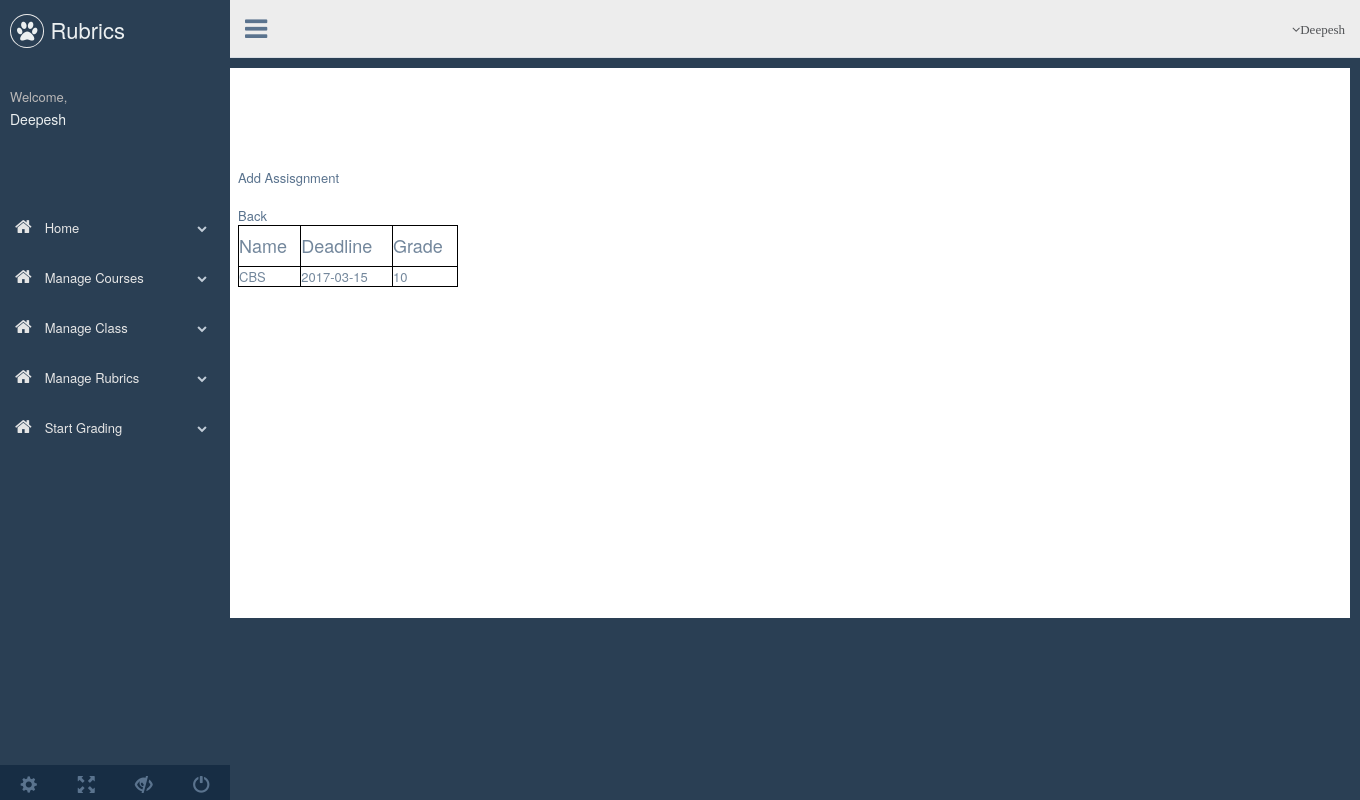
The page /viewassignment.php?id=11 (signed in) on the database its author committed.
### tables this page shows
CREATE TABLE `snmr2` (
  `assignment_id` int(11) NOT NULL,
  `name` varchar(100) DEFAULT NULL,
  `Deadline` varchar(100) DEFAULT NULL,
  `grade` int(11) DEFAULT NULL
);

### viewassignment.php (the view, shortened to what this page needs)
<!DOCTYPE html>
<html>
<head>
<head>
    <link href="vendors/bootstrap/dist/css/bootstrap.min.css" rel="stylesheet">
    <link href="vendors/font-awesome/css/font-awesome.min.css" rel="stylesheet">
    <link href="vendors/nprogress/nprogress.css" rel="stylesheet">
    <link href="vendors/iCheck/skins/flat/green.css" rel="stylesheet">
    <link href="vendors/bootstrap-progressbar/css/bootstrap-progressbar-3.3.4.min.css" rel="stylesheet">
    <link href="vendors/pnotify/dist/pnotify.css" rel="stylesheet">
    <link href="vendors/pnotify/dist/pnotify.buttons.css" rel="stylesheet">
    <link href="vendors/pnotify/dist/pnotify.nonblock.css" rel="stylesheet">
    <link href="build/css/custom.min.css" rel="stylesheet">
  </head>
</head>
<body class="nav-md">
  <div class="container body">
      <div class="main_container">
        <div class="col-md-3 left_col">
          <div class="left_col scroll-view">
            <div class="navbar nav_title" style="border: 0;">
            <a href="home.php" class="site_title"><i class="fa fa-paw"></i> <span>Rubrics</span></a>
            </div>
            <div class="profile clearfix">
              <div class="profile_info">
                <span>Welcome,</span>
                <h2> <?php if (isset($_SESSION['teacher_id'])) { ?><?php echo $_SESSION['teacher_name']; ?></h3><br><br></h2>
              </div>
            </div>
        <br />
        <div id="sidebar-menu" class="main_menu_side hidden-print main_menu">
              <div class="menu_section">
                <ul class="nav side-menu">
                  <li><a href="home.php" ><i class="fa fa-home"></i> Home <span class="fa fa-chevron-down"></span></a></li>
                  <li><a href="managecourse.php"><i class="fa fa-home"></i> Manage Courses <span class="fa fa-chevron-down"></span></a></li>
                  <li><a href="manageclass.php"><i class="fa fa-home"></i> Manage Class <span class="fa fa-chevron-down"></span></a></li>
                  <li><a href="create_rubric.php"><i class="fa fa-home"></i> Manage Rubrics <span class="fa fa-chevron-down"></span></a></li>
                  <li><a href="select_grading.php"><i class="fa fa-home"></i> Start Grading <span class="fa fa-chevron-down"></span></a>
                  </li>
                </ul>
              </div>
            <div class="sidebar-footer hidden-small">
              <a data-toggle="tooltip" data-placement="top" title="Settings">
                <span class="glyphicon glyphicon-cog" aria-hidden="true"></span>
              </a>
              <a data-toggle="tooltip" data-placement="top" title="FullScreen">
                <span class="glyphicon glyphicon-fullscreen" aria-hidden="true"></span>
              </a>
              <a data-toggle="tooltip" data-placement="top" title="Lock">
                <span class="glyphicon glyphicon-eye-close" aria-hidden="true"></span>
              </a>
              <a data-toggle="tooltip" data-placement="top" title="Logout" href="javascript://" onclick="self.parent.location='logout.php'" >
                <span class="glyphicon glyphicon-off" aria-hidden="true"></span>
              </a>
            </div>
            </div>
            </div>
            </div>
            <div class="top_nav">
          <div class="nav_menu">
            <nav>
              <div class="nav toggle">
                <a id="menu_toggle"><i class="fa fa-bars"></i></a>
              </div>
              <ul class="nav navbar-nav navbar-right">
                <li class="">
                  <a href="javascript:;" class="user-profile dropdown-toggle" data-toggle="dropdown" aria-expanded="false">
                    <span class=" fa fa-angle-down"><?php echo $_SESSION['teacher_name']; ?></span>
                  </a>
                </li>
                  </ul>
            </nav>
          </div>
        </div>
<?php }?>
<article id="main">
<?php
  if(isset($_GET['id']))
    $id = $_GET['id'];
  else
    $id = $_SESSION['id'];
?>
<a href="addassignment.php?id=<?php echo $id?>">Add Assisgnment</a>
<br><br>
<?php
  include 'dbConfig.php';
  $tablename = $db->query("SELECT coursetable FROM course WHERE coid=".$id)->fetch_assoc();
  $query = $db->query("SELECT * FROM ".$tablename['coursetable']);
  if(!($query->num_rows > 0)){
?>
You have not created any assignments for this course.
<?php } else { ?>
<table style="width: 20%">
  <tr>
    <thead>
      <th><h4>Name</h4></th>
      <th><h4>Deadline</h4></th>
      <th><h4>Grade</h4></th>
    </thead>
  </tr>
<?php while($row = $query->fetch_assoc()){ ?>
  <tr>
    <td><?php echo $row['name']; ?></td>
    <td><?php echo $row['Deadline']; ?></td>
    <td><?php echo $row['grade']; ?></td>
  </tr>
<?php }} ?>
<a href="managecourse.php">Back</a>
</body>
</html>

### viewassignment.php (style rules this page uses)
article { margin-left: 225px; padding: 1em; padding-top: 100px; overflow: hidden; height: 550px; background-color: white; width:1125px; }
table, th, td { border: 0.5px solid black; border-collapse: collapse; }

### rows shown on the page
snmr2: name "CBS", Deadline "2017-03-15", grade "10"

### other values the page prints
$_SESSION['teacher_name'] "Deepesh"
